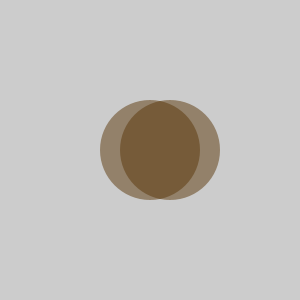
Frame 1 (no input)
Frame 60 (the mouse pressed at the canvas centre just before this capture): identical to frame 1, image omitted
Frame 120 (the mouse held since frame 60 and released just before this capture): identical to frame 1, image omitted

The Processing sketch that drew this single still picture (run headless with seeded random() and noise(); from frame 60 on, the mouse is pressed at the canvas centre):

// Processing sketch: processing_109090
// ── processing_109090.pde

void setup()
{ 
  size(300, 300);
  stroke(255, 0, 0);
  fill(90, 53, 8, 128);
  noStroke();
  ellipse(150, 150, 100, 100);
  ellipse(170, 150, 100, 100);
}

void draw()
{
}
